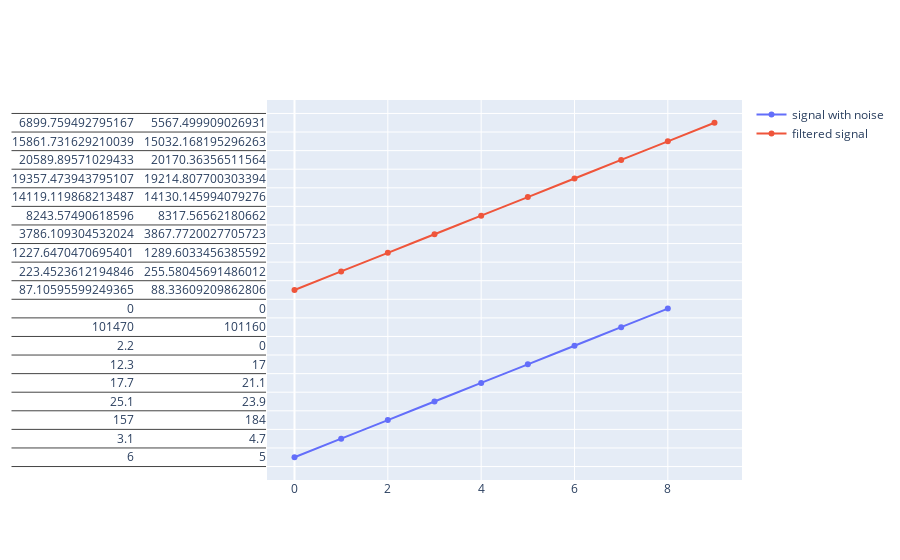

Notebook cell for this chart:
### Code cell
# Filter the data, and plot both the original and filtered signals.
df_noise = butter_lowpass_filter(df, cutoff, fs, order)
fig = go.Figure()
fig.add_trace(go.Scatter(
            y = data,
            line =  dict(shape =  'spline' ),
            name = 'signal with noise'
            ))
fig.add_trace(go.Scatter(
            y = df_noise,
            line =  dict(shape =  'spline' ),
            name = 'filtered signal'
            ))
fig.show()

df_noise_h = butter_highpass_filter(df, cutoff, fs, order)
fig = go.Figure()
fig.add_trace(go.Scatter(
            y = data,
            line =  dict(shape =  'spline' ),
            name = 'signal with noise'
            ))
fig.add_trace(go.Scatter(
            y = df_noise,
            line =  dict(shape =  'spline' ),
            name = 'filtered signal'
            ))
fig.show()

### Figure 1 — Plotly figure (JSON) as saved in the notebook; plotly's stock layout.template omitted (floating-point values rounded to 4 significant figures; data arrays with more than 128 entries replaced by an {"elided": "..."} marker saying what was removed)
{"data": [{"line": {"shape": "spline"}, "name": "signal with noise", "type": "scatter", "y": {"elided": "3808x9 float values"}}, {"line": {"shape": "spline"}, "name": "filtered signal", "type": "scatter", "y": {"elided": "3808x10 float values"}}], "layout": {}}
